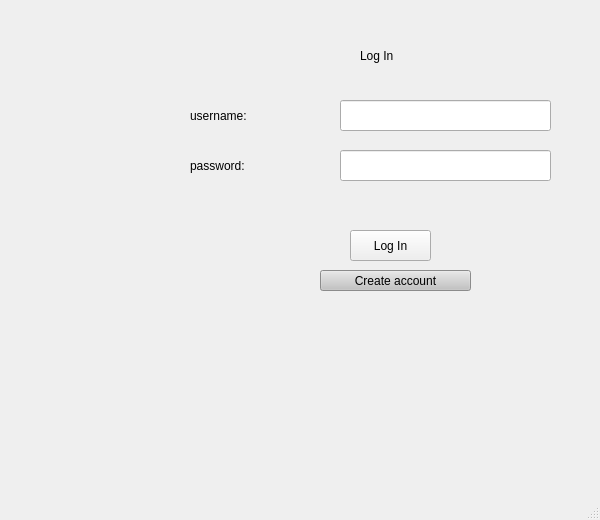
<?xml version="1.0" encoding="UTF-8"?>
<ui version="4.0">
 <class>PasswordStorage</class>
 <widget class="QMainWindow" name="PasswordStorage">
  <property name="geometry">
   <rect>
    <x>0</x>
    <y>0</y>
    <width>600</width>
    <height>520</height>
   </rect>
  </property>
  <property name="windowTitle">
   <string>PasswordStorage</string>
  </property>
  <widget class="QWidget" name="centralwidget">
   <widget class="QStackedWidget" name="stackedWidget">
    <property name="geometry">
     <rect>
      <x>0</x>
      <y>-20</y>
      <width>711</width>
      <height>501</height>
     </rect>
    </property>
    <widget class="QWidget" name="page">
     <widget class="QLabel" name="title_label_2">
      <property name="geometry">
       <rect>
        <x>360</x>
        <y>50</y>
        <width>141</width>
        <height>51</height>
       </rect>
      </property>
      <property name="styleSheet">
       <string notr="true">font: 20pt &quot;MS Shell Dlg 2&quot;;
font: 87 14pt &quot;Arial Black&quot;;</string>
      </property>
      <property name="text">
       <string>Log In</string>
      </property>
     </widget>
     <widget class="QLabel" name="userName_label">
      <property name="geometry">
       <rect>
        <x>190</x>
        <y>120</y>
        <width>131</width>
        <height>31</height>
       </rect>
      </property>
      <property name="styleSheet">
       <string notr="true">font: 14pt &quot;MS Shell Dlg 2&quot;;</string>
      </property>
      <property name="text">
       <string>username:</string>
      </property>
     </widget>
     <widget class="QLabel" name="password_label">
      <property name="geometry">
       <rect>
        <x>190</x>
        <y>160</y>
        <width>141</width>
        <height>51</height>
       </rect>
      </property>
      <property name="styleSheet">
       <string notr="true">font: 14pt &quot;MS Shell Dlg 2&quot;;</string>
      </property>
      <property name="text">
       <string>password:</string>
      </property>
     </widget>
     <widget class="QLineEdit" name="getUsername">
      <property name="geometry">
       <rect>
        <x>340</x>
        <y>120</y>
        <width>211</width>
        <height>31</height>
       </rect>
      </property>
     </widget>
     <widget class="QLineEdit" name="getPassword">
      <property name="geometry">
       <rect>
        <x>340</x>
        <y>170</y>
        <width>211</width>
        <height>31</height>
       </rect>
      </property>
     </widget>
     <widget class="QPushButton" name="LogIn">
      <property name="geometry">
       <rect>
        <x>350</x>
        <y>250</y>
        <width>81</width>
        <height>31</height>
       </rect>
      </property>
      <property name="text">
       <string>Log In</string>
      </property>
     </widget>
     <widget class="QPushButton" name="createAccount">
      <property name="geometry">
       <rect>
        <x>320</x>
        <y>290</y>
        <width>151</width>
        <height>21</height>
       </rect>
      </property>
      <property name="styleSheet">
       <string notr="true">background-color: rgb(195, 195, 195);
font: 8pt &quot;MS Shell Dlg 2&quot;;
</string>
      </property>
      <property name="text">
       <string>Create account</string>
      </property>
     </widget>
     <widget class="QLabel" name="label">
      <property name="geometry">
       <rect>
        <x>0</x>
        <y>0</y>
        <width>601</width>
        <height>501</height>
       </rect>
      </property>
      <property name="text">
       <string/>
      </property>
      <property name="pixmap">
       <pixmap>../../Pictures/Saved pictures/background.jpg</pixmap>
      </property>
     </widget>
     <widget class="QLabel" name="notFoundLabel">
      <property name="geometry">
       <rect>
        <x>200</x>
        <y>210</y>
        <width>391</width>
        <height>31</height>
       </rect>
      </property>
      <property name="styleSheet">
       <string notr="true">color: rgb(255, 0, 0);
font: 8pt &quot;MS Shell Dlg 2&quot;;</string>
      </property>
      <property name="text">
       <string/>
      </property>
     </widget>
     <widget class="QLabel" name="label_2">
      <property name="geometry">
       <rect>
        <x>270</x>
        <y>20</y>
        <width>111</width>
        <height>31</height>
       </rect>
      </property>
      <property name="text">
       <string/>
      </property>
     </widget>
     <widget class="QLabel" name="label_4">
      <property name="geometry">
       <rect>
        <x>230</x>
        <y>220</y>
        <width>111</width>
        <height>31</height>
       </rect>
      </property>
      <property name="text">
       <string/>
      </property>
     </widget>
     <widget class="QLabel" name="label_3">
      <property name="geometry">
       <rect>
        <x>160</x>
        <y>70</y>
        <width>121</width>
        <height>41</height>
       </rect>
      </property>
      <property name="text">
       <string/>
      </property>
     </widget>
     <zorder>label</zorder>
     <zorder>title_label_2</zorder>
     <zorder>userName_label</zorder>
     <zorder>password_label</zorder>
     <zorder>getUsername</zorder>
     <zorder>getPassword</zorder>
     <zorder>LogIn</zorder>
     <zorder>createAccount</zorder>
     <zorder>notFoundLabel</zorder>
     <zorder>label_2</zorder>
     <zorder>label_4</zorder>
     <zorder>label_3</zorder>
    </widget>
    <widget class="QWidget" name="page_3">
     <widget class="QLabel" name="label_6">
      <property name="geometry">
       <rect>
        <x>30</x>
        <y>60</y>
        <width>111</width>
        <height>31</height>
       </rect>
      </property>
      <property name="font">
       <font>
        <pointsize>11</pointsize>
       </font>
      </property>
      <property name="text">
       <string>First Name:</string>
      </property>
     </widget>
     <widget class="QLabel" name="label_7">
      <property name="geometry">
       <rect>
        <x>30</x>
        <y>100</y>
        <width>111</width>
        <height>31</height>
       </rect>
      </property>
      <property name="font">
       <font>
        <pointsize>11</pointsize>
       </font>
      </property>
      <property name="text">
       <string>Last Name:</string>
      </property>
     </widget>
     <widget class="QLabel" name="label_8">
      <property name="geometry">
       <rect>
        <x>30</x>
        <y>140</y>
        <width>101</width>
        <height>31</height>
       </rect>
      </property>
      <property name="font">
       <font>
        <pointsize>11</pointsize>
       </font>
      </property>
      <property name="text">
       <string>Username:</string>
      </property>
     </widget>
     <widget class="QLabel" name="label_10">
      <property name="geometry">
       <rect>
        <x>30</x>
        <y>180</y>
        <width>111</width>
        <height>31</height>
       </rect>
      </property>
      <property name="font">
       <font>
        <pointsize>11</pointsize>
       </font>
      </property>
      <property name="text">
       <string>Address:</string>
      </property>
     </widget>
     <widget class="QLabel" name="label_11">
      <property name="geometry">
       <rect>
        <x>30</x>
        <y>270</y>
        <width>81</width>
        <height>31</height>
       </rect>
      </property>
      <property name="font">
       <font>
        <pointsize>11</pointsize>
       </font>
      </property>
      <property name="text">
       <string>Email:</string>
      </property>
     </widget>
     <widget class="QLabel" name="label_13">
      <property name="geometry">
       <rect>
        <x>30</x>
        <y>320</y>
        <width>81</width>
        <height>31</height>
       </rect>
      </property>
      <property name="font">
       <font>
        <pointsize>11</pointsize>
       </font>
      </property>
      <property name="text">
       <string>Phone:</string>
      </property>
     </widget>
     <widget class="QLineEdit" name="firstName_label">
      <property name="geometry">
       <rect>
        <x>150</x>
        <y>60</y>
        <width>171</width>
        <height>31</height>
       </rect>
      </property>
     </widget>
     <widget class="QLineEdit" name="lastName_label">
      <property name="geometry">
       <rect>
        <x>150</x>
        <y>100</y>
        <width>171</width>
        <height>31</height>
       </rect>
      </property>
     </widget>
     <widget class="QLineEdit" name="username_label">
      <property name="geometry">
       <rect>
        <x>150</x>
        <y>140</y>
        <width>171</width>
        <height>31</height>
       </rect>
      </property>
     </widget>
     <widget class="QLineEdit" name="address_label">
      <property name="geometry">
       <rect>
        <x>150</x>
        <y>180</y>
        <width>351</width>
        <height>31</height>
       </rect>
      </property>
     </widget>
     <widget class="QLineEdit" name="email_label">
      <property name="geometry">
       <rect>
        <x>110</x>
        <y>270</y>
        <width>181</width>
        <height>31</height>
       </rect>
      </property>
      <property name="text">
       <string/>
      </property>
     </widget>
     <widget class="QLineEdit" name="phone_label">
      <property name="geometry">
       <rect>
        <x>110</x>
        <y>320</y>
        <width>181</width>
        <height>31</height>
       </rect>
      </property>
     </widget>
     <widget class="QPushButton" name="changePassword">
      <property name="geometry">
       <rect>
        <x>30</x>
        <y>380</y>
        <width>141</width>
        <height>41</height>
       </rect>
      </property>
      <property name="font">
       <font>
        <pointsize>11</pointsize>
       </font>
      </property>
      <property name="text">
       <string>Change Password</string>
      </property>
     </widget>
     <widget class="QPushButton" name="backButton">
      <property name="geometry">
       <rect>
        <x>20</x>
        <y>30</y>
        <width>31</width>
        <height>21</height>
       </rect>
      </property>
      <property name="text">
       <string/>
      </property>
      <property name="icon">
       <iconset>
        <normaloff>../../Pictures/Saved pictures/back_icon.png</normaloff>../../Pictures/Saved pictures/back_icon.png</iconset>
      </property>
     </widget>
    </widget>
    <widget class="QWidget" name="page_2">
     <widget class="QLabel" name="welcome_label">
      <property name="geometry">
       <rect>
        <x>20</x>
        <y>20</y>
        <width>381</width>
        <height>41</height>
       </rect>
      </property>
      <property name="styleSheet">
       <string notr="true"/>
      </property>
      <property name="midLineWidth">
       <number>0</number>
      </property>
      <property name="text">
       <string/>
      </property>
     </widget>
     <widget class="QLabel" name="label_9">
      <property name="geometry">
       <rect>
        <x>400</x>
        <y>500</y>
        <width>131</width>
        <height>41</height>
       </rect>
      </property>
      <property name="styleSheet">
       <string notr="true">font: 63 16pt &quot;Yu Gothic UI Semibold&quot;;
color: rgb(255, 170, 0);</string>
      </property>
      <property name="text">
       <string>Username</string>
      </property>
     </widget>
     <widget class="QLabel" name="label_5">
      <property name="geometry">
       <rect>
        <x>0</x>
        <y>20</y>
        <width>591</width>
        <height>471</height>
       </rect>
      </property>
      <property name="text">
       <string/>
      </property>
      <property name="pixmap">
       <pixmap>../../Pictures/Saved pictures/background.jpg</pixmap>
      </property>
     </widget>
     <widget class="QLabel" name="welcome_label_2">
      <property name="geometry">
       <rect>
        <x>290</x>
        <y>40</y>
        <width>231</width>
        <height>31</height>
       </rect>
      </property>
      <property name="text">
       <string/>
      </property>
     </widget>
     <widget class="QPushButton" name="settingButton">
      <property name="geometry">
       <rect>
        <x>540</x>
        <y>40</y>
        <width>31</width>
        <height>31</height>
       </rect>
      </property>
      <property name="text">
       <string/>
      </property>
      <property name="icon">
       <iconset>
        <normaloff>../../Pictures/Saved pictures/setting.png</normaloff>../../Pictures/Saved pictures/setting.png</iconset>
      </property>
     </widget>
     <widget class="QPushButton" name="logOut">
      <property name="geometry">
       <rect>
        <x>470</x>
        <y>340</y>
        <width>80</width>
        <height>22</height>
       </rect>
      </property>
      <property name="text">
       <string>Log Out</string>
      </property>
     </widget>
    </widget>
   </widget>
  </widget>
  <widget class="QMenuBar" name="menubar">
   <property name="geometry">
    <rect>
     <x>0</x>
     <y>0</y>
     <width>600</width>
     <height>21</height>
    </rect>
   </property>
  </widget>
  <widget class="QStatusBar" name="statusbar"/>
 </widget>
 <resources/>
 <connections/>
</ui>
